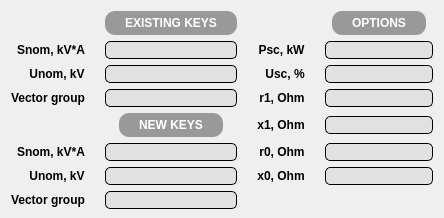
            <widget class="QWidget" name="updateTransPage">
             <layout class="QGridLayout" name="gridLayout_5">
              <property name="bottomMargin">
               <number>9</number>
              </property>
              <property name="horizontalSpacing">
               <number>20</number>
              </property>
              <item row="0" column="1" alignment="Qt::AlignHCenter|Qt::AlignVCenter">
               <widget class="QLabel" name="updateTransTitle">
                <property name="font">
                 <font>
                  <pointsize>9</pointsize>
                  <weight>75</weight>
                  <bold>true</bold>
                 </font>
                </property>
                <property name="styleSheet">
                 <string notr="true">background-color: rgba(153, 153, 153);
color: rgb(255, 255, 255);
padding-right: 20px;
padding-left: 20px;
padding-top: 5px;
padding-bottom: 5px;
border-radius: 10px;
</string>
                </property>
                <property name="text">
                 <string>EXISTING KEYS</string>
                </property>
                <property name="alignment">
                 <set>Qt::AlignCenter</set>
                </property>
               </widget>
              </item>
              <item row="0" column="3" alignment="Qt::AlignHCenter|Qt::AlignVCenter">
               <widget class="QLabel" name="updateTransTitle3">
                <property name="font">
                 <font>
                  <pointsize>9</pointsize>
                  <weight>75</weight>
                  <bold>true</bold>
                 </font>
                </property>
                <property name="styleSheet">
                 <string notr="true">background-color: rgba(153, 153, 153);
color: rgb(255, 255, 255);
padding-right: 20px;
padding-left: 20px;
padding-top: 5px;
padding-bottom: 5px;
border-radius: 10px;
</string>
                </property>
                <property name="text">
                 <string>OPTIONS</string>
                </property>
                <property name="alignment">
                 <set>Qt::AlignCenter</set>
                </property>
               </widget>
              </item>
              <item row="1" column="0" alignment="Qt::AlignRight">
               <widget class="QLabel" name="updateTransLabel">
                <property name="font">
                 <font>
                  <pointsize>9</pointsize>
                  <weight>75</weight>
                  <bold>true</bold>
                 </font>
                </property>
                <property name="text">
                 <string>Snom, kV*A</string>
                </property>
                <property name="alignment">
                 <set>Qt::AlignCenter</set>
                </property>
               </widget>
              </item>
              <item row="1" column="1">
               <widget class="QLineEdit" name="updateTransEdit">
                <property name="font">
                 <font>
                  <pointsize>9</pointsize>
                 </font>
                </property>
                <property name="styleSheet">
                 <string notr="true">background-color: rgba(225, 225, 225);
border-radius: 5px;
border: 1px solid black</string>
                </property>
                <property name="alignment">
                 <set>Qt::AlignCenter</set>
                </property>
               </widget>
              </item>
              <item row="1" column="2" alignment="Qt::AlignRight">
               <widget class="QLabel" name="updateTransLabel7">
                <property name="font">
                 <font>
                  <pointsize>9</pointsize>
                  <weight>75</weight>
                  <bold>true</bold>
                 </font>
                </property>
                <property name="text">
                 <string>Psc, kW</string>
                </property>
                <property name="alignment">
                 <set>Qt::AlignCenter</set>
                </property>
               </widget>
              </item>
              <item row="1" column="3">
               <widget class="QLineEdit" name="updateTransEdit7">
                <property name="font">
                 <font>
                  <pointsize>9</pointsize>
                 </font>
                </property>
                <property name="styleSheet">
                 <string notr="true">background-color: rgba(225, 225, 225);
border-radius: 5px;
border: 1px solid black</string>
                </property>
                <property name="alignment">
                 <set>Qt::AlignCenter</set>
                </property>
               </widget>
              </item>
              <item row="2" column="0" alignment="Qt::AlignRight">
               <widget class="QLabel" name="updateTransLabel2">
                <property name="font">
                 <font>
                  <pointsize>9</pointsize>
                  <weight>75</weight>
                  <bold>true</bold>
                 </font>
                </property>
                <property name="text">
                 <string>Unom, kV</string>
                </property>
                <property name="alignment">
                 <set>Qt::AlignCenter</set>
                </property>
               </widget>
              </item>
              <item row="2" column="1">
               <widget class="QLineEdit" name="updateTransEdit2">
                <property name="font">
                 <font>
                  <pointsize>9</pointsize>
                 </font>
                </property>
                <property name="styleSheet">
                 <string notr="true">background-color: rgba(225, 225, 225);
border-radius: 5px;
border: 1px solid black</string>
                </property>
                <property name="alignment">
                 <set>Qt::AlignCenter</set>
                </property>
               </widget>
              </item>
              <item row="2" column="2" alignment="Qt::AlignRight">
               <widget class="QLabel" name="updateTransLabel8">
                <property name="font">
                 <font>
                  <pointsize>9</pointsize>
                  <weight>75</weight>
                  <bold>true</bold>
                 </font>
                </property>
                <property name="text">
                 <string>Usc, %</string>
                </property>
                <property name="alignment">
                 <set>Qt::AlignCenter</set>
                </property>
               </widget>
              </item>
              <item row="2" column="3">
               <widget class="QLineEdit" name="updateTransEdit8">
                <property name="font">
                 <font>
                  <pointsize>9</pointsize>
                 </font>
                </property>
                <property name="styleSheet">
                 <string notr="true">background-color: rgba(225, 225, 225);
border-radius: 5px;
border: 1px solid black</string>
                </property>
                <property name="alignment">
                 <set>Qt::AlignCenter</set>
                </property>
               </widget>
              </item>
              <item row="3" column="0" alignment="Qt::AlignRight">
               <widget class="QLabel" name="updateTransLabel3">
                <property name="font">
                 <font>
                  <pointsize>9</pointsize>
                  <weight>75</weight>
                  <bold>true</bold>
                 </font>
                </property>
                <property name="text">
                 <string>Vector group</string>
                </property>
                <property name="alignment">
                 <set>Qt::AlignCenter</set>
                </property>
               </widget>
              </item>
              <item row="3" column="1">
               <widget class="QLineEdit" name="updateTransEdit3">
                <property name="font">
                 <font>
                  <pointsize>9</pointsize>
                 </font>
                </property>
                <property name="styleSheet">
                 <string notr="true">background-color: rgba(225, 225, 225);
border-radius: 5px;
border: 1px solid black</string>
                </property>
                <property name="alignment">
                 <set>Qt::AlignCenter</set>
                </property>
               </widget>
              </item>
              <item row="3" column="2" alignment="Qt::AlignRight">
               <widget class="QLabel" name="updateTransLabel9">
                <property name="font">
                 <font>
                  <pointsize>9</pointsize>
                  <weight>75</weight>
                  <bold>true</bold>
                 </font>
                </property>
                <property name="text">
                 <string>r1, Ohm</string>
                </property>
                <property name="alignment">
                 <set>Qt::AlignCenter</set>
                </property>
               </widget>
              </item>
              <item row="3" column="3">
               <widget class="QLineEdit" name="updateTransEdit9">
                <property name="font">
                 <font>
                  <pointsize>9</pointsize>
                 </font>
                </property>
                <property name="styleSheet">
                 <string notr="true">background-color: rgba(225, 225, 225);
border-radius: 5px;
border: 1px solid black</string>
                </property>
                <property name="alignment">
                 <set>Qt::AlignCenter</set>
                </property>
               </widget>
              </item>
              <item row="4" column="1" alignment="Qt::AlignHCenter|Qt::AlignVCenter">
               <widget class="QLabel" name="updateTransTitle2">
                <property name="font">
                 <font>
                  <pointsize>9</pointsize>
                  <weight>75</weight>
                  <bold>true</bold>
                 </font>
                </property>
                <property name="styleSheet">
                 <string notr="true">background-color: rgba(153, 153, 153);
color: rgb(255, 255, 255);
padding-right: 20px;
padding-left: 20px;
padding-top: 5px;
padding-bottom: 5px;
border-radius: 10px;
</string>
                </property>
                <property name="text">
                 <string>NEW KEYS</string>
                </property>
                <property name="alignment">
                 <set>Qt::AlignCenter</set>
                </property>
               </widget>
              </item>
              <item row="4" column="2" alignment="Qt::AlignRight">
               <widget class="QLabel" name="updateTransLabel10">
                <property name="font">
                 <font>
                  <pointsize>9</pointsize>
                  <weight>75</weight>
                  <bold>true</bold>
                 </font>
                </property>
                <property name="text">
                 <string>x1, Ohm</string>
                </property>
                <property name="alignment">
                 <set>Qt::AlignCenter</set>
                </property>
               </widget>
              </item>
              <item row="4" column="3">
               <widget class="QLineEdit" name="updateTransEdit10">
                <property name="font">
                 <font>
                  <pointsize>9</pointsize>
                 </font>
                </property>
                <property name="styleSheet">
                 <string notr="true">background-color: rgba(225, 225, 225);
border-radius: 5px;
border: 1px solid black</string>
                </property>
                <property name="alignment">
                 <set>Qt::AlignCenter</set>
                </property>
               </widget>
              </item>
              <item row="5" column="0" alignment="Qt::AlignRight">
               <widget class="QLabel" name="updateTransLabel4">
                <property name="font">
                 <font>
                  <pointsize>9</pointsize>
                  <weight>75</weight>
                  <bold>true</bold>
                 </font>
                </property>
                <property name="text">
                 <string>Snom, kV*A</string>
                </property>
                <property name="alignment">
                 <set>Qt::AlignCenter</set>
                </property>
               </widget>
              </item>
              <item row="5" column="1">
               <widget class="QLineEdit" name="updateTransEdit4">
                <property name="font">
                 <font>
                  <pointsize>9</pointsize>
                 </font>
                </property>
                <property name="styleSheet">
                 <string notr="true">background-color: rgba(225, 225, 225);
border-radius: 5px;
border: 1px solid black</string>
                </property>
                <property name="alignment">
                 <set>Qt::AlignCenter</set>
                </property>
               </widget>
              </item>
              <item row="5" column="2" alignment="Qt::AlignRight">
               <widget class="QLabel" name="updateTransLabel11">
                <property name="font">
                 <font>
                  <pointsize>9</pointsize>
                  <weight>75</weight>
                  <bold>true</bold>
                 </font>
                </property>
                <property name="text">
                 <string>r0, Ohm</string>
                </property>
                <property name="alignment">
                 <set>Qt::AlignCenter</set>
                </property>
               </widget>
              </item>
              <item row="5" column="3">
               <widget class="QLineEdit" name="updateTransEdit11">
                <property name="font">
                 <font>
                  <pointsize>9</pointsize>
                 </font>
                </property>
                <property name="styleSheet">
                 <string notr="true">background-color: rgba(225, 225, 225);
border-radius: 5px;
border: 1px solid black</string>
                </property>
                <property name="alignment">
                 <set>Qt::AlignCenter</set>
                </property>
               </widget>
              </item>
              <item row="6" column="0" alignment="Qt::AlignRight">
               <widget class="QLabel" name="updateTransLabel5">
                <property name="font">
                 <font>
                  <pointsize>9</pointsize>
                  <weight>75</weight>
                  <bold>true</bold>
                 </font>
                </property>
                <property name="text">
                 <string>Unom, kV</string>
                </property>
                <property name="alignment">
                 <set>Qt::AlignCenter</set>
                </property>
               </widget>
              </item>
              <item row="6" column="1">
               <widget class="QLineEdit" name="updateTransEdit5">
                <property name="font">
                 <font>
                  <pointsize>9</pointsize>
                 </font>
                </property>
                <property name="styleSheet">
                 <string notr="true">background-color: rgba(225, 225, 225);
border-radius: 5px;
border: 1px solid black</string>
                </property>
                <property name="alignment">
                 <set>Qt::AlignCenter</set>
                </property>
               </widget>
              </item>
              <item row="6" column="2" alignment="Qt::AlignRight">
               <widget class="QLabel" name="updateTransLabel12">
                <property name="font">
                 <font>
                  <pointsize>9</pointsize>
                  <weight>75</weight>
                  <bold>true</bold>
                 </font>
                </property>
                <property name="text">
                 <string>x0, Ohm</string>
                </property>
                <property name="alignment">
                 <set>Qt::AlignCenter</set>
                </property>
               </widget>
              </item>
              <item row="6" column="3">
               <widget class="QLineEdit" name="updateTransEdit12">
                <property name="font">
                 <font>
                  <pointsize>9</pointsize>
                 </font>
                </property>
                <property name="styleSheet">
                 <string notr="true">background-color: rgba(225, 225, 225);
border-radius: 5px;
border: 1px solid black</string>
                </property>
                <property name="alignment">
                 <set>Qt::AlignCenter</set>
                </property>
               </widget>
              </item>
              <item row="7" column="0" alignment="Qt::AlignRight">
               <widget class="QLabel" name="updateTransLabel6">
                <property name="font">
                 <font>
                  <pointsize>9</pointsize>
                  <weight>75</weight>
                  <bold>true</bold>
                 </font>
                </property>
                <property name="text">
                 <string>Vector group</string>
                </property>
                <property name="alignment">
                 <set>Qt::AlignCenter</set>
                </property>
               </widget>
              </item>
              <item row="7" column="1">
               <widget class="QLineEdit" name="updateTransEdit6">
                <property name="font">
                 <font>
                  <pointsize>9</pointsize>
                 </font>
                </property>
                <property name="styleSheet">
                 <string notr="true">background-color: rgba(225, 225, 225);
border-radius: 5px;
border: 1px solid black</string>
                </property>
                <property name="alignment">
                 <set>Qt::AlignCenter</set>
                </property>
               </widget>
              </item>
             </layout>
            </widget>
